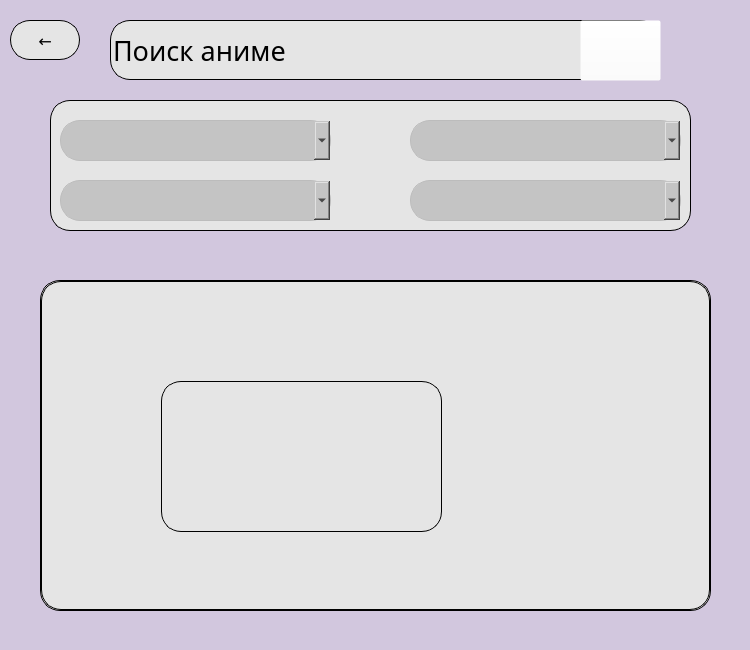
<?xml version="1.0" encoding="UTF-8"?>
<ui version="4.0">
 <class>Form</class>
 <widget class="QWidget" name="Form">
  <property name="geometry">
   <rect>
    <x>0</x>
    <y>0</y>
    <width>750</width>
    <height>650</height>
   </rect>
  </property>
  <property name="windowTitle">
   <string>Поиск</string>
  </property>
  <property name="windowIcon">
   <iconset>
    <normaloff>../../../../Documents/Рабочий стол/Тренинг фотошопа/Vaneshik_logo.png</normaloff>../../../../Documents/Рабочий стол/Тренинг фотошопа/Vaneshik_logo.png</iconset>
  </property>
  <property name="styleSheet">
   <string notr="true">background: #D2C7DE;</string>
  </property>
  <widget class="QPushButton" name="pushButton">
   <property name="geometry">
    <rect>
     <x>10</x>
     <y>20</y>
     <width>70</width>
     <height>40</height>
    </rect>
   </property>
   <property name="font">
    <font>
     <family>Ebrima</family>
     <pointsize>12</pointsize>
    </font>
   </property>
   <property name="styleSheet">
    <string notr="true">border: 1px solid #000000;
border-radius: 20px;
background: #E5E5E5;</string>
   </property>
   <property name="text">
    <string>←</string>
   </property>
  </widget>
  <widget class="QLineEdit" name="lineEdit">
   <property name="geometry">
    <rect>
     <x>110</x>
     <y>20</y>
     <width>550</width>
     <height>60</height>
    </rect>
   </property>
   <property name="font">
    <font>
     <family>Exo 2.0</family>
     <pointsize>20</pointsize>
    </font>
   </property>
   <property name="toolTipDuration">
    <number>-1</number>
   </property>
   <property name="styleSheet">
    <string notr="true">background: #E5E5E5;
border: 1px solid #000000;
border-radius: 20px;</string>
   </property>
   <property name="text">
    <string>Поиск аниме</string>
   </property>
   <property name="maxLength">
    <number>27</number>
   </property>
  </widget>
  <widget class="QPushButton" name="pushButton_2">
   <property name="geometry">
    <rect>
     <x>580</x>
     <y>20</y>
     <width>81</width>
     <height>61</height>
    </rect>
   </property>
   <property name="styleSheet">
    <string notr="true">background:rgba(255, 255, 255, 0)
</string>
   </property>
   <property name="text">
    <string/>
   </property>
   <property name="icon">
    <iconset>
     <normaloff>Icons/1.png</normaloff>Icons/1.png</iconset>
   </property>
   <property name="iconSize">
    <size>
     <width>50</width>
     <height>50</height>
    </size>
   </property>
  </widget>
  <widget class="QFrame" name="frame">
   <property name="geometry">
    <rect>
     <x>50</x>
     <y>100</y>
     <width>641</width>
     <height>131</height>
    </rect>
   </property>
   <property name="styleSheet">
    <string notr="true">background: #E5E5E5;
border: 1px solid #000000;
box-sizing: border-box;
border-radius: 20px;</string>
   </property>
   <property name="frameShape">
    <enum>QFrame::StyledPanel</enum>
   </property>
   <property name="frameShadow">
    <enum>QFrame::Raised</enum>
   </property>
   <widget class="QComboBox" name="comboBox">
    <property name="geometry">
     <rect>
      <x>10</x>
      <y>20</y>
      <width>271</width>
      <height>41</height>
     </rect>
    </property>
    <property name="font">
     <font>
      <family>Exo 2.0 Extra Light</family>
      <pointsize>14</pointsize>
     </font>
    </property>
    <property name="styleSheet">
     <string notr="true">QComboBox {
background: #C4C4C4;
border: 1px solid #BCBCBC;
border-radius: 20px;
}
QComboBox::down-arrow {
    color: white;
}</string>
    </property>
    <property name="currentText">
     <string/>
    </property>
    <property name="currentIndex">
     <number>-1</number>
    </property>
   </widget>
   <widget class="QComboBox" name="comboBox_3">
    <property name="geometry">
     <rect>
      <x>10</x>
      <y>80</y>
      <width>271</width>
      <height>41</height>
     </rect>
    </property>
    <property name="font">
     <font>
      <family>Exo 2.0 Extra Light</family>
      <pointsize>14</pointsize>
     </font>
    </property>
    <property name="styleSheet">
     <string notr="true">QComboBox {
background: #C4C4C4;
border: 1px solid #BCBCBC;
border-radius: 20px;
}
QComboBox::down-arrow {
    color: white;
}</string>
    </property>
    <property name="currentText">
     <string/>
    </property>
    <property name="currentIndex">
     <number>-1</number>
    </property>
   </widget>
   <widget class="QComboBox" name="comboBox_4">
    <property name="geometry">
     <rect>
      <x>360</x>
      <y>80</y>
      <width>271</width>
      <height>41</height>
     </rect>
    </property>
    <property name="font">
     <font>
      <family>Exo 2.0 Extra Light</family>
      <pointsize>14</pointsize>
     </font>
    </property>
    <property name="styleSheet">
     <string notr="true">QComboBox {
background: #C4C4C4;
border: 1px solid #BCBCBC;
border-radius: 20px;
}
QComboBox::down-arrow {
    color: white;
}</string>
    </property>
    <property name="currentText">
     <string/>
    </property>
    <property name="currentIndex">
     <number>-1</number>
    </property>
   </widget>
   <widget class="QComboBox" name="comboBox_2">
    <property name="geometry">
     <rect>
      <x>360</x>
      <y>20</y>
      <width>271</width>
      <height>41</height>
     </rect>
    </property>
    <property name="font">
     <font>
      <family>Exo 2.0 Extra Light</family>
      <pointsize>14</pointsize>
     </font>
    </property>
    <property name="styleSheet">
     <string notr="true">QComboBox {
background: #C4C4C4;
border: 1px solid #BCBCBC;
border-radius: 20px;
}
QComboBox::down-arrow {
    color: white;
}</string>
    </property>
    <property name="currentText">
     <string/>
    </property>
    <property name="currentIndex">
     <number>-1</number>
    </property>
   </widget>
  </widget>
  <widget class="QScrollArea" name="scrollArea">
   <property name="geometry">
    <rect>
     <x>40</x>
     <y>280</y>
     <width>671</width>
     <height>331</height>
    </rect>
   </property>
   <property name="styleSheet">
    <string notr="true">background: #E5E5E5;
border: 1px solid #000000;
border-radius: 20px</string>
   </property>
   <property name="widgetResizable">
    <bool>true</bool>
   </property>
   <widget class="QWidget" name="scrollAreaWidgetContents">
    <property name="geometry">
     <rect>
      <x>0</x>
      <y>0</y>
      <width>669</width>
      <height>329</height>
     </rect>
    </property>
    <widget class="QPushButton" name="pushButton_3">
     <property name="geometry">
      <rect>
       <x>120</x>
       <y>100</y>
       <width>281</width>
       <height>151</height>
      </rect>
     </property>
     <property name="text">
      <string/>
     </property>
     <property name="icon">
      <iconset>
       <normalon>Icons/break_off.png</normalon>
       <selectedoff>Icons/break_off.png</selectedoff>
       <selectedon>Icons/break_on.png</selectedon>
      </iconset>
     </property>
     <property name="checkable">
      <bool>true</bool>
     </property>
    </widget>
   </widget>
  </widget>
  <zorder>lineEdit</zorder>
  <zorder>pushButton</zorder>
  <zorder>pushButton_2</zorder>
  <zorder>frame</zorder>
  <zorder>scrollArea</zorder>
 </widget>
 <resources/>
 <connections/>
</ui>
